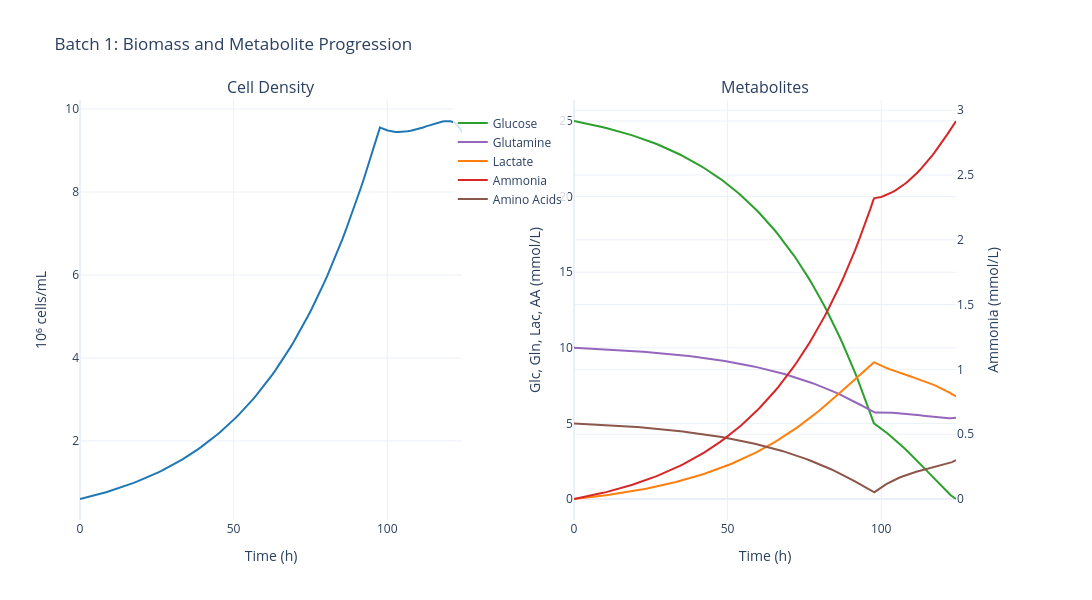

Notebook cell for this chart:
### Code cell
sim.data.plot_biomass_metabolites()

### Figure 1 — Plotly figure (JSON) as saved in the notebook; plotly's stock layout.template omitted (floating-point values rounded to 4 significant figures; data arrays with more than 128 entries replaced by an {"elided": "..."} marker saying what was removed)
{"data": [{"hovertemplate": "Time: %{x:.1f} h<br>Cell Density: %{y:.2f} 10⁶ cells/mL<extra></extra>", "line": {"color": "#1f77b4", "width": 2}, "mode": "lines", "name": "Cell Density", "showlegend": false, "type": "scatter", "x": {"elided": "164 float values"}, "xaxis": "x", "y": {"elided": "164 float values"}, "yaxis": "y"}, {"hovertemplate": "Time: %{x:.1f} h<br>Glucose: %{y:.2f} mmol/L<extra></extra>", "line": {"color": "#2ca02c", "width": 2}, "mode": "lines", "name": "Glucose", "type": "scatter", "x": {"elided": "164 float values"}, "xaxis": "x2", "y": {"elided": "164 float values"}, "yaxis": "y2"}, {"hovertemplate": "Time: %{x:.1f} h<br>Glutamine: %{y:.2f} mmol/L<extra></extra>", "line": {"color": "#9467bd", "width": 2}, "mode": "lines", "name": "Glutamine", "type": "scatter", "x": {"elided": "164 float values"}, "xaxis": "x2", "y": {"elided": "164 float values"}, "yaxis": "y2"}, {"hovertemplate": "Time: %{x:.1f} h<br>Lactate: %{y:.2f} mmol/L<extra></extra>", "line": {"color": "#ff7f0e", "width": 2}, "mode": "lines", "name": "Lactate", "type": "scatter", "x": {"elided": "164 float values"}, "xaxis": "x2", "y": {"elided": "164 float values"}, "yaxis": "y2"}, {"hovertemplate": "Time: %{x:.1f} h<br>Ammonia: %{y:.2f} mmol/L<extra></extra>", "line": {"color": "#d62728", "width": 2}, "mode": "lines", "name": "Ammonia", "type": "scatter", "x": {"elided": "164 float values"}, "xaxis": "x2", "y": {"elided": "164 float values"}, "yaxis": "y3"}, {"hovertemplate": "Time: %{x:.1f} h<br>Amino Acids: %{y:.2f} mmol/L<extra></extra>", "line": {"color": "#8c564b", "width": 2}, "mode": "lines", "name": "Amino Acids", "type": "scatter", "x": {"elided": "164 float values"}, "xaxis": "x2", "y": {"elided": "164 float values"}, "yaxis": "y2"}], "layout": {"annotations": [{"font": {"size": 16}, "showarrow": false, "text": "Cell Density", "x": 0.205, "xanchor": "center", "xref": "paper", "y": 1, "yanchor": "bottom", "yref": "paper"}, {"font": {"size": 16}, "showarrow": false, "text": "Metabolites", "x": 0.735, "xanchor": "center", "xref": "paper", "y": 1, "yanchor": "bottom", "yref": "paper"}], "font": {"size": 12}, "height": 600, "legend": {"bgcolor": "rgba(255,255,255,0.8)", "x": 0.4, "y": 0.98}, "showlegend": true, "title": {"text": "Batch 1: Biomass and Metabolite Progression"}, "width": 1400, "xaxis": {"anchor": "y", "domain": [0, 0.41], "title": {"text": "Time (h)"}}, "xaxis2": {"anchor": "y2", "domain": [0.53, 0.94], "title": {"text": "Time (h)"}}, "yaxis": {"anchor": "x", "domain": [0, 1], "title": {"text": "10⁶ cells/mL"}}, "yaxis2": {"anchor": "x2", "domain": [0, 1], "title": {"text": "Glc, Gln, Lac, AA (mmol/L)"}}, "yaxis3": {"anchor": "x2", "overlaying": "y2", "side": "right", "title": {"text": "Ammonia (mmol/L)"}}}}
